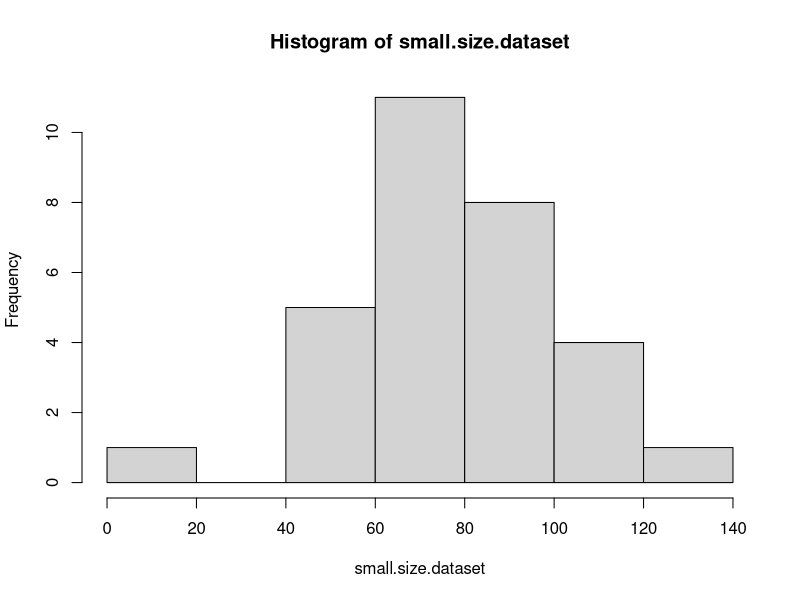
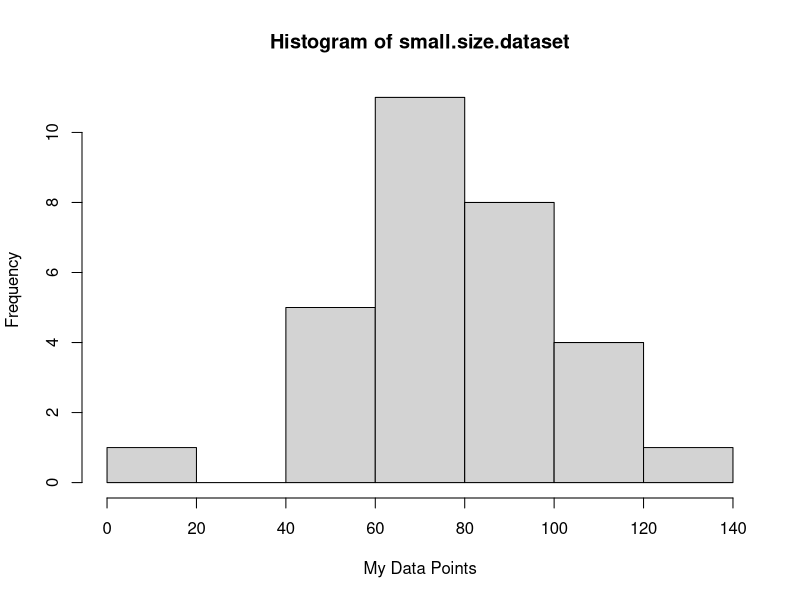
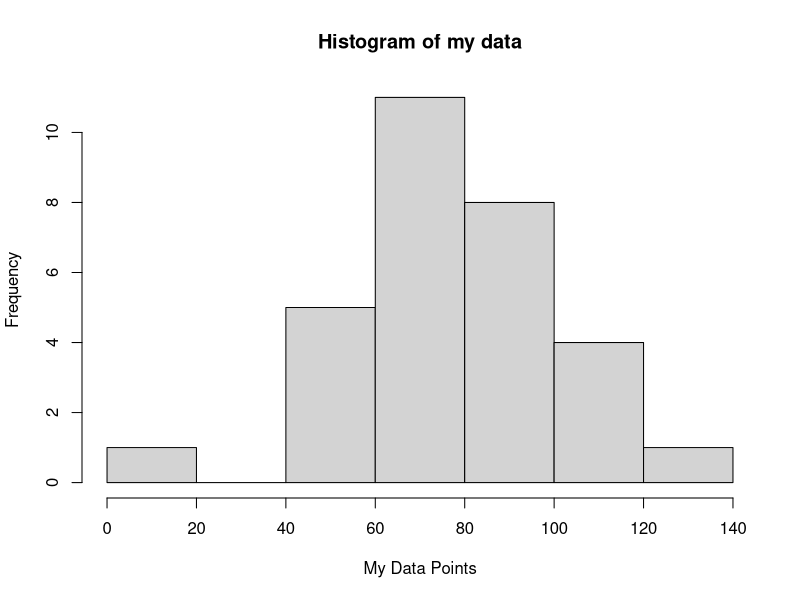
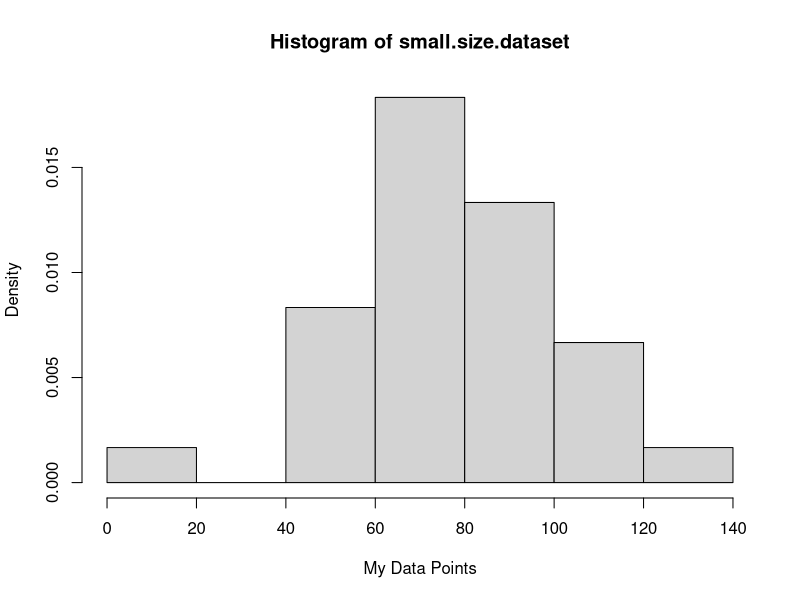
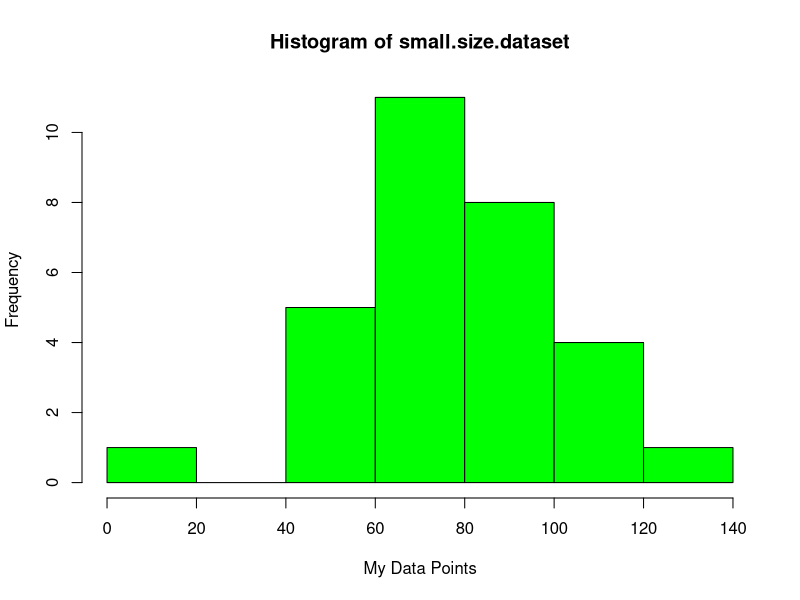
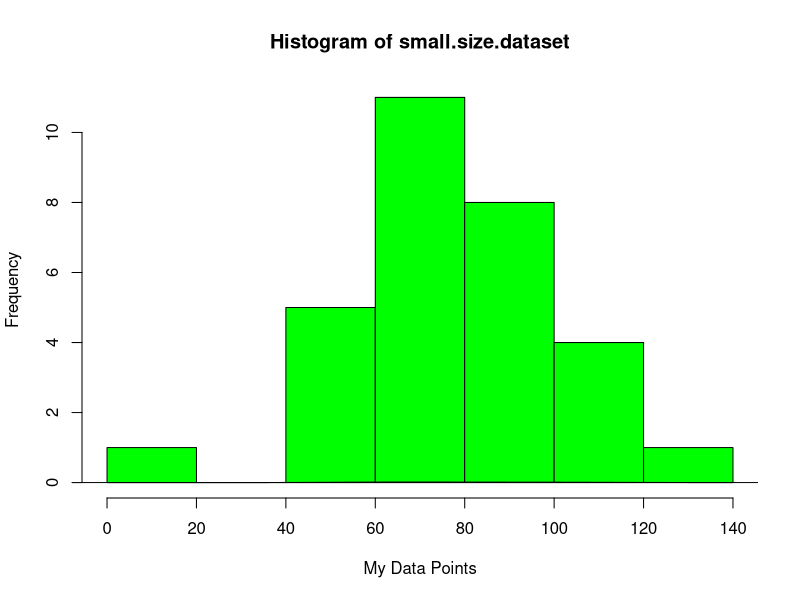
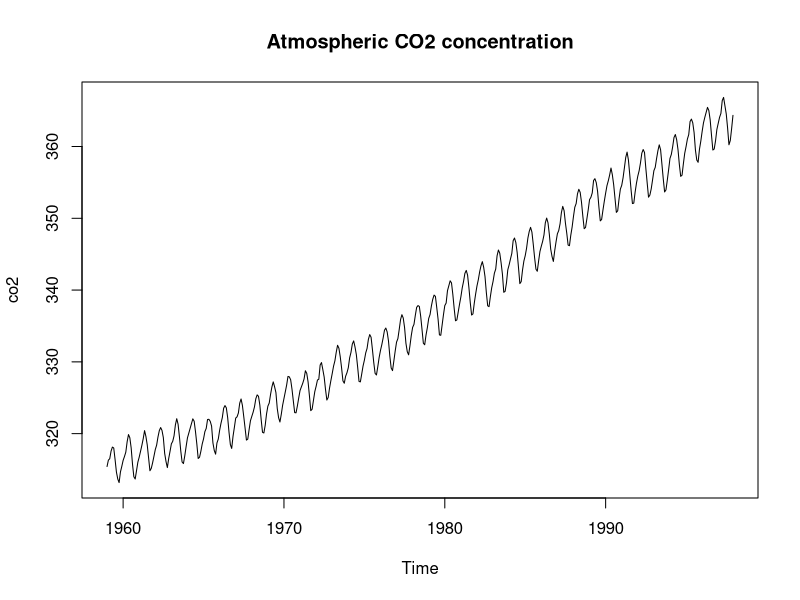
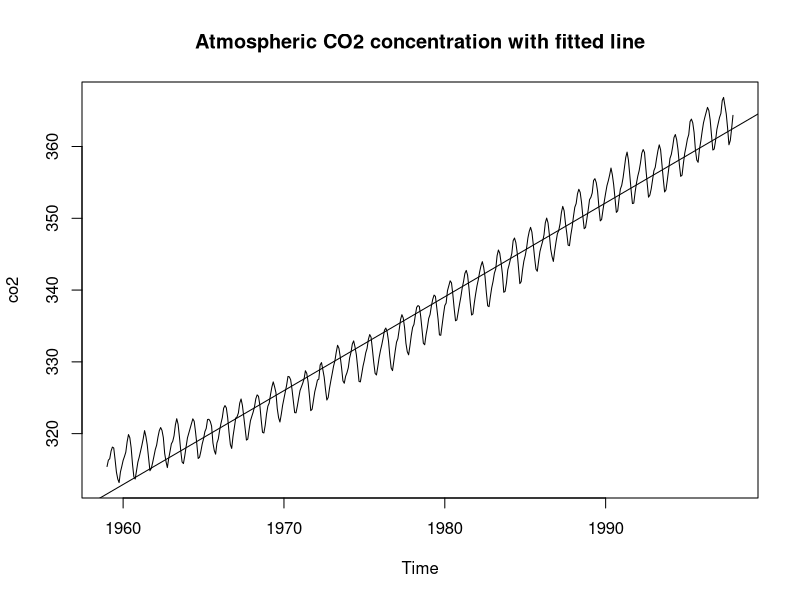

Write the R code that produced these figures, in order.
## ---- chunk 1
data<-c(35,8,10,23,42)
## ---- chunk 2
summary(data)
mean(data)
sd(data)
## ---- chunk 3
small.size.dataset<-c(91,49,76,112,97,47, 70, 100, 8, 112, 95, 90, 78, 62, 56, 94, 65, 58, 109, 70, 109, 91, 71, 76, 68, 62, 134, 57, 83, 66)
## ---- chunk 4
hist(small.size.dataset)
## ---- chunk 5
hist(small.size.dataset, xlab = "My Data Points")
## ---- chunk 6
hist(small.size.dataset, xlab = "My Data Points", main = "Histogram of my data")
## ---- chunk 7
hist(small.size.dataset, xlab = "My Data Points", freq = F)
## ---- chunk 8
hist(small.size.dataset, xlab = "My Data Points", col = "green")
## ---- chunk 9
hist(small.size.dataset, xlab = "My Data Points", col = "green")
lines(density(small.size.dataset))
## ---- chunk 10
co2 #data from Mauna Loa atmostpheric CO2 concentration, built in with R
help(co2)
#what kind of object is the data?
class(co2)
## ---- chunk 11
plot(co2, main = "Atmospheric CO2 concentration")
## ---- chunk 12
co2.values<-as.numeric(co2)
co2.times = as.numeric(time(co2))
## ---- chunk 13
SSxx<-sum((co2.times - mean(co2.times))*(co2.times -mean(co2.times)))
SSxy<-sum((co2.values - mean(co2.values))*((co2.times-mean(co2.times))))
## ---- chunk 14
slope<-SSxy/SSxx
intercept<-mean(co2.values)-slope*mean(co2.times)
## ---- chunk 15
co2.linear.model<-lm(co2~time(co2))
## ---- chunk 16
plot(co2, main = "Atmospheric CO2 concentration with fitted line")
abline(co2.linear.model)
## ---- chunk 17
co2.fitted.values<-slope*co2.times + intercept
co2.residuals<-co2.values - co2.fitted.values
## ---- chunk 18
co2.residualsR<-resid(co2.linear.model)
## ---- chunk 19
par(mfrow = c(1, 3))
hist(co2.residualsR, main = "Histogram of CO2 residuals")
qqnorm(co2.residualsR, main = "Normal probability plot")
qqline(co2.residualsR)
plot(co2.residualsR ~ time(co2), main = "Residuals on time")
